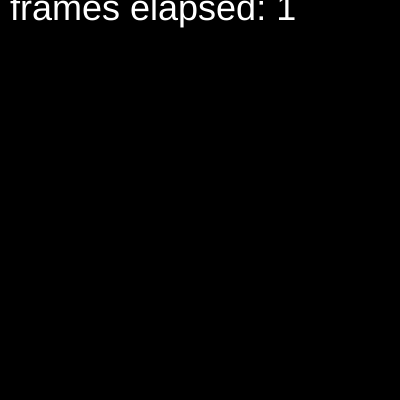
Frame 1 (no input)
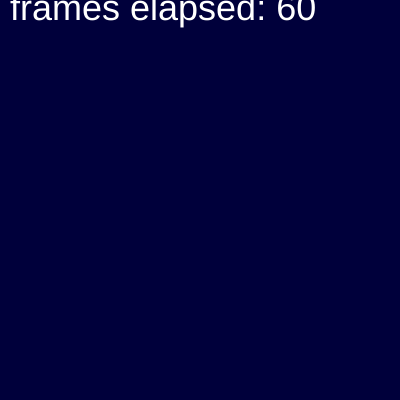
Frame 60 (no input)
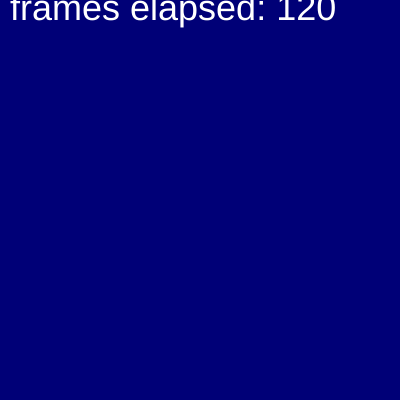
Frame 120 (the mouse pressed at the canvas centre since frame 60)

The p5.js sketch that drew these frames (run headless with seeded random() and noise() and a simulated clock; from frame 60 on, the mouse is pressed at the canvas centre):

// p5.js sketch
// ── sketch.js
function setup() {
    createCanvas( 400, 400 );
}

// declare the blue variable for the bg
var blue_val = 0;

function draw() {

    // set the background every frame
    background( 0, 0, blue_val );
    // update blue_val, by adding 1
    blue_val = blue_val + 1;
    // limit blue_val to 255 using modulo
    blue_val = blue_val % 255;

    // get and display the current frame count
    fill( 255 );
    textSize( 36 );
    text( "frames elapsed: " + frameCount, 10, 20 );
}
